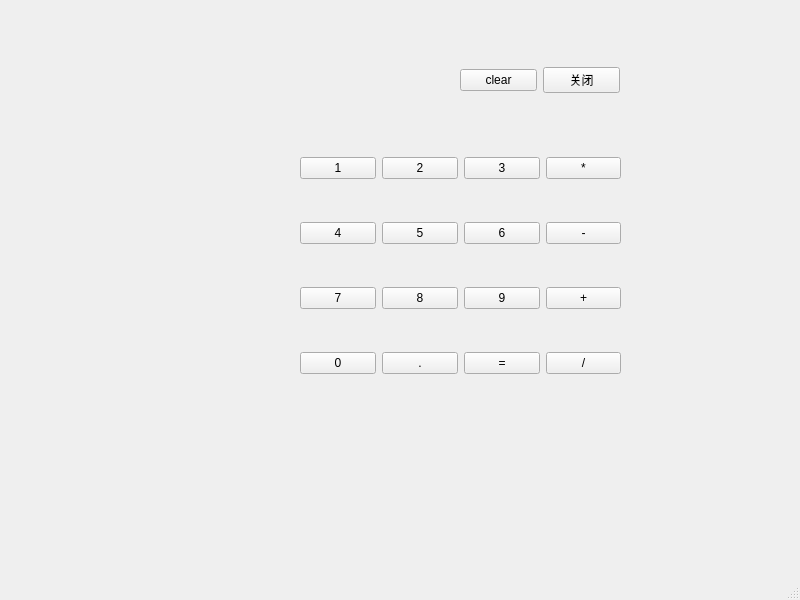
<?xml version="1.0" encoding="UTF-8"?>
<ui version="4.0">
 <class>MainWindow</class>
 <widget class="QMainWindow" name="MainWindow">
  <property name="geometry">
   <rect>
    <x>0</x>
    <y>0</y>
    <width>800</width>
    <height>600</height>
   </rect>
  </property>
  <property name="windowTitle">
   <string>MainWindow</string>
  </property>
  <widget class="QWidget" name="centralwidget">
   <widget class="QWidget" name="gridLayoutWidget">
    <property name="geometry">
     <rect>
      <x>300</x>
      <y>120</y>
      <width>321</width>
      <height>291</height>
     </rect>
    </property>
    <layout class="QGridLayout" name="gridLayout">
     <item row="0" column="2">
      <widget class="QPushButton" name="pushButton_3">
       <property name="text">
        <string>3</string>
       </property>
      </widget>
     </item>
     <item row="2" column="1">
      <widget class="QPushButton" name="pushButton_5">
       <property name="text">
        <string>8</string>
       </property>
      </widget>
     </item>
     <item row="1" column="0">
      <widget class="QPushButton" name="pushButton_7">
       <property name="text">
        <string>4</string>
       </property>
      </widget>
     </item>
     <item row="1" column="3">
      <widget class="QPushButton" name="pushButton_10">
       <property name="text">
        <string>-</string>
       </property>
      </widget>
     </item>
     <item row="3" column="1">
      <widget class="QPushButton" name="pushButton_14">
       <property name="text">
        <string>.</string>
       </property>
      </widget>
     </item>
     <item row="2" column="2">
      <widget class="QPushButton" name="pushButton_9">
       <property name="text">
        <string>9</string>
       </property>
      </widget>
     </item>
     <item row="0" column="0">
      <widget class="QPushButton" name="pushButton">
       <property name="text">
        <string>1</string>
       </property>
      </widget>
     </item>
     <item row="0" column="1">
      <widget class="QPushButton" name="pushButton_2">
       <property name="text">
        <string>2</string>
       </property>
      </widget>
     </item>
     <item row="2" column="0">
      <widget class="QPushButton" name="pushButton_4">
       <property name="text">
        <string>7</string>
       </property>
      </widget>
     </item>
     <item row="1" column="1">
      <widget class="QPushButton" name="pushButton_6">
       <property name="text">
        <string>5</string>
       </property>
      </widget>
     </item>
     <item row="1" column="2">
      <widget class="QPushButton" name="pushButton_8">
       <property name="text">
        <string>6</string>
       </property>
      </widget>
     </item>
     <item row="3" column="0">
      <widget class="QPushButton" name="pushButton_13">
       <property name="text">
        <string>0</string>
       </property>
      </widget>
     </item>
     <item row="0" column="3">
      <widget class="QPushButton" name="pushButton_11">
       <property name="text">
        <string>*</string>
       </property>
      </widget>
     </item>
     <item row="3" column="2">
      <widget class="QPushButton" name="pushButton_15">
       <property name="text">
        <string>=</string>
       </property>
      </widget>
     </item>
     <item row="2" column="3">
      <widget class="QPushButton" name="pushButton_12">
       <property name="text">
        <string>+</string>
       </property>
      </widget>
     </item>
     <item row="3" column="3">
      <widget class="QPushButton" name="pushButton_16">
       <property name="text">
        <string>/</string>
       </property>
      </widget>
     </item>
    </layout>
   </widget>
   <widget class="QWidget" name="horizontalLayoutWidget">
    <property name="geometry">
     <rect>
      <x>460</x>
      <y>40</y>
      <width>160</width>
      <height>80</height>
     </rect>
    </property>
    <layout class="QHBoxLayout" name="horizontalLayout">
     <item>
      <widget class="QPushButton" name="pushButton_18">
       <property name="text">
        <string>clear</string>
       </property>
      </widget>
     </item>
     <item>
      <widget class="QPushButton" name="pushButton_17">
       <property name="text">
        <string>关闭</string>
       </property>
      </widget>
     </item>
    </layout>
   </widget>
  </widget>
  <widget class="QMenuBar" name="menubar">
   <property name="geometry">
    <rect>
     <x>0</x>
     <y>0</y>
     <width>800</width>
     <height>23</height>
    </rect>
   </property>
  </widget>
  <widget class="QStatusBar" name="statusbar"/>
 </widget>
 <resources/>
 <connections>
  <connection>
   <sender>pushButton_17</sender>
   <signal>clicked()</signal>
   <receiver>MainWindow</receiver>
   <slot>close()</slot>
   <hints>
    <hint type="sourcelabel">
     <x>580</x>
     <y>101</y>
    </hint>
    <hint type="destinationlabel">
     <x>772</x>
     <y>165</y>
    </hint>
   </hints>
  </connection>
 </connections>
</ui>
